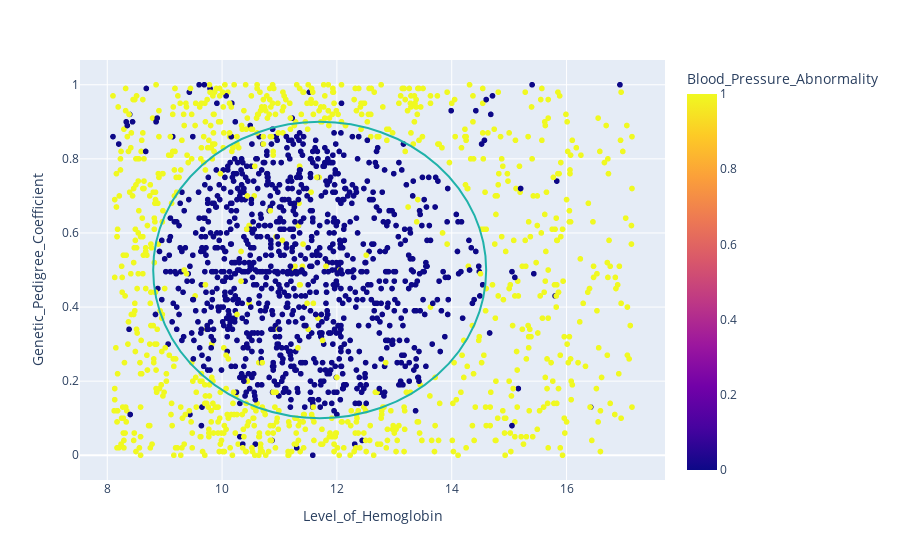

Write notebook code for a chart like this one.
### Markdown cell above
```From above 2 distribution plots and this visualisation I can say even linear regression can work with feature engineering, I'll use feature $Genetic Pedigree Coefficient^2$ + $Level of Hemoglobin^2$ with the output and check results

### Code cell
import plotly.express as px
fig = px.scatter(df, x="Level_of_Hemoglobin", y="Genetic_Pedigree_Coefficient", color="Blood_Pressure_Abnormality")
fig.add_shape(type="circle",
    xref="x", yref="y",
    x0=8.8, y0=0.1, x1=14.6, y1=0.9,
    line_color="LightSeaGreen",
)
fig.show()
